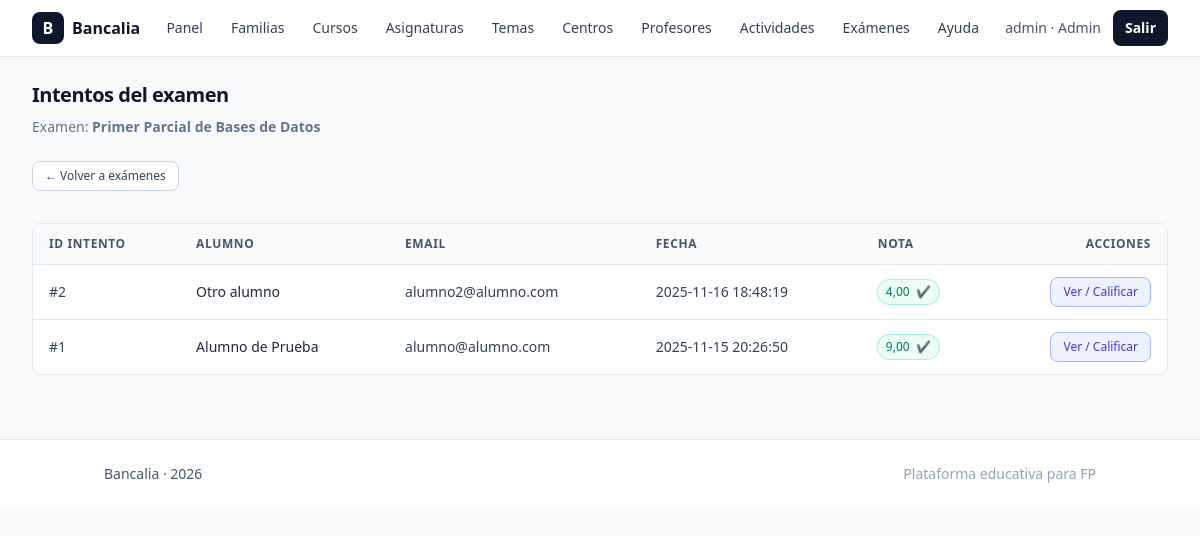
Page /admin/examenes/intentos.php?examen_id=1 (signed in) on the committed database.
### tables this page shows
CREATE TABLE `examenes` (
  `id` int(11) NOT NULL,
  `profesor_id` int(11) NOT NULL,
  `familia_id` int(11) NOT NULL,
  `curso_id` int(11) NOT NULL,
  `asignatura_id` int(11) NOT NULL,
  `titulo` varchar(255) NOT NULL,
  `descripcion` text DEFAULT NULL,
  `estado` enum('borrador','publicado') NOT NULL DEFAULT 'borrador',
  `tipo` enum('examen','practica') NOT NULL DEFAULT 'examen',
  `fecha` date DEFAULT NULL,
  `hora` time DEFAULT NULL,
  `duracion_minutos` int(11) DEFAULT NULL,
  `created_at` datetime NOT NULL DEFAULT current_timestamp(),
  `updated_at` datetime NOT NULL DEFAULT current_timestamp() ON UPDATE current_timestamp()
);

CREATE TABLE `examen_intentos` (
  `id` int(11) NOT NULL,
  `examen_id` int(11) NOT NULL,
  `nombre_alumno` varchar(150) DEFAULT NULL,
  `email_alumno` varchar(190) DEFAULT NULL,
  `token` varchar(64) NOT NULL,
  `nota` decimal(5,2) DEFAULT NULL,
  `corregido` tinyint(1) NOT NULL DEFAULT 0,
  `alumno_id` int(11) DEFAULT NULL,
  `inicio_at` datetime NOT NULL DEFAULT current_timestamp(),
  `fin_at` datetime DEFAULT NULL,
  `ip` varchar(45) DEFAULT NULL,
  `nota_total` decimal(5,2) DEFAULT NULL,
  `estado` enum('en_progreso','enviado','corregido') NOT NULL DEFAULT 'en_progreso',
  `created_at` datetime NOT NULL DEFAULT current_timestamp(),
  `updated_at` datetime NOT NULL DEFAULT current_timestamp() ON UPDATE current_timestamp()
);

### public/admin/examenes/intentos.php (the view, shortened to what this page needs)
<?php
$pdo = pdo();
$examen_id = isset($_GET['examen_id']) ? (int)$_GET['examen_id'] : 0;
$st = $pdo->prepare("SELECT * FROM examenes WHERE id = ?");
$st->execute([$examen_id]);
$examen = $st->fetch(PDO::FETCH_ASSOC);
$st2 = $pdo->prepare("
    SELECT *
    FROM examen_intentos
    WHERE examen_id = ?
    ORDER BY id DESC
");
$st2->execute([$examen_id]);
$intentos = $st2->fetchAll(PDO::FETCH_ASSOC);
require_once __DIR__ . '/../../../partials/header.php';
?>
<h1 class="text-xl font-semibold tracking-tight mb-2">Intentos del examen</h1>
<p class="text-sm text-slate-500 mb-6">
  Examen: <span class="font-semibold"><?= htmlspecialchars($examen['titulo']) ?></span>
</p>
<a
  href="<?= PUBLIC_URL ?>/admin/examenes/index.php"
  class="inline-flex items-center rounded-lg border border-slate-300 bg-white px-3 py-1.5 text-xs font-medium text-slate-700 hover:bg-slate-100 mb-4"
>
  &larr; Volver a exámenes
</a>
<?php if (!$intentos): ?>
  <div class="mt-4 rounded-lg border border-dashed border-slate-300 bg-slate-50 px-4 py-10 text-center text-slate-500 text-sm">
    Todavía no hay ningún intento registrado para este examen.
  </div>
<?php else: ?>
  <div class="mt-4 overflow-x-auto rounded-lg border border-slate-200 bg-white">
    <table class="min-w-full divide-y divide-slate-200 text-sm">
      <thead class="bg-slate-50">
        <tr>
          <th class="px-4 py-3 text-left text-xs font-semibold uppercase tracking-wider text-slate-600">ID intento</th>
          <th class="px-4 py-3 text-left text-xs font-semibold uppercase tracking-wider text-slate-600">Alumno</th>
          <th class="px-4 py-3 text-left text-xs font-semibold uppercase tracking-wider text-slate-600">Email</th>
          <th class="px-4 py-3 text-left text-xs font-semibold uppercase tracking-wider text-slate-600">Fecha</th>
          <th class="px-4 py-3 text-left text-xs font-semibold uppercase tracking-wider text-slate-600">Nota</th>
          <th class="px-4 py-3 text-right text-xs font-semibold uppercase tracking-wider text-slate-600">Acciones</th>
        </tr>
      </thead>
      <tbody class="divide-y divide-slate-200">
        <?php foreach ($intentos as $it): ?>
          <?php
            $fecha     = $it['created_at'] ?? ($it['inicio'] ?? '');
            $nota      = $it['nota'] ?? null;
            $corregido = isset($it['corregido']) ? (int)$it['corregido'] : 0;
          ?>
          <tr class="hover:bg-slate-50">
            <td class="px-4 py-3 text-sm text-slate-700">
              #<?= (int)$it['id'] ?>
            </td>
            <td class="px-4 py-3 text-sm text-slate-800">
              <?= htmlspecialchars($it['nombre_alumno'] ?? '—') ?>
            </td>
            <td class="px-4 py-3 text-sm text-slate-700">
              <?= htmlspecialchars($it['email_alumno'] ?? '—') ?>
            </td>
            <td class="px-4 py-3 text-sm text-slate-700">
              <?= $fecha ? htmlspecialchars($fecha) : '—' ?>
            </td>
            <td class="px-4 py-3 text-sm">
              <?php if ($nota === null): ?>
                <span class="inline-flex items-center rounded-full bg-amber-50 px-2 py-0.5 text-[12px] font-medium text-amber-700 ring-1 ring-amber-200">
                  Pendiente
                </span>
              <?php else: ?>
                <span class="inline-flex items-center rounded-full bg-emerald-50 px-2 py-0.5 text-[12px] font-medium text-emerald-700 ring-1 ring-emerald-200">
                  <?= htmlspecialchars(number_format((float)$nota, 2, ',', '.')) ?>
                  <?php if ($corregido): ?>
                    &nbsp;✔
                  <?php endif; ?>
                </span>
              <?php endif; ?>
            </td>
            <td class="px-4 py-3 text-sm">
              <div class="flex justify-end">
                <a
                  href="<?= PUBLIC_URL ?>/admin/examenes/intento_ver.php?intento_id=<?= (int)$it['id'] ?>"
                  class="inline-flex items-center rounded-lg border border-indigo-300 bg-indigo-50 px-3 py-1.5 text-xs font-medium text-indigo-700 hover:bg-indigo-100"
                >
                  Ver / Calificar
                </a>
              </div>
            </td>
          </tr>
        <?php endforeach; ?>
      </tbody>
    </table>
  </div>
<?php endif; ?>
<?php require_once __DIR__ . '/../../../partials/footer.php'; ?>

### rows in the picture
examenes: titulo "Primer Parcial de Bases de Datos"
examen_intentos: id "2", nombre_alumno "Otro alumno", email_alumno "alumno2@alumno.com", created_at "2025-11-16 18:48:19", nota "4,00"
examen_intentos: id "1", nombre_alumno "Alumno de Prueba", email_alumno "alumno@alumno.com", created_at "2025-11-15 20:26:50", nota "9,00"

### other values in the picture
$u['role'] "admin"
$u['nombre'] "Admin"
